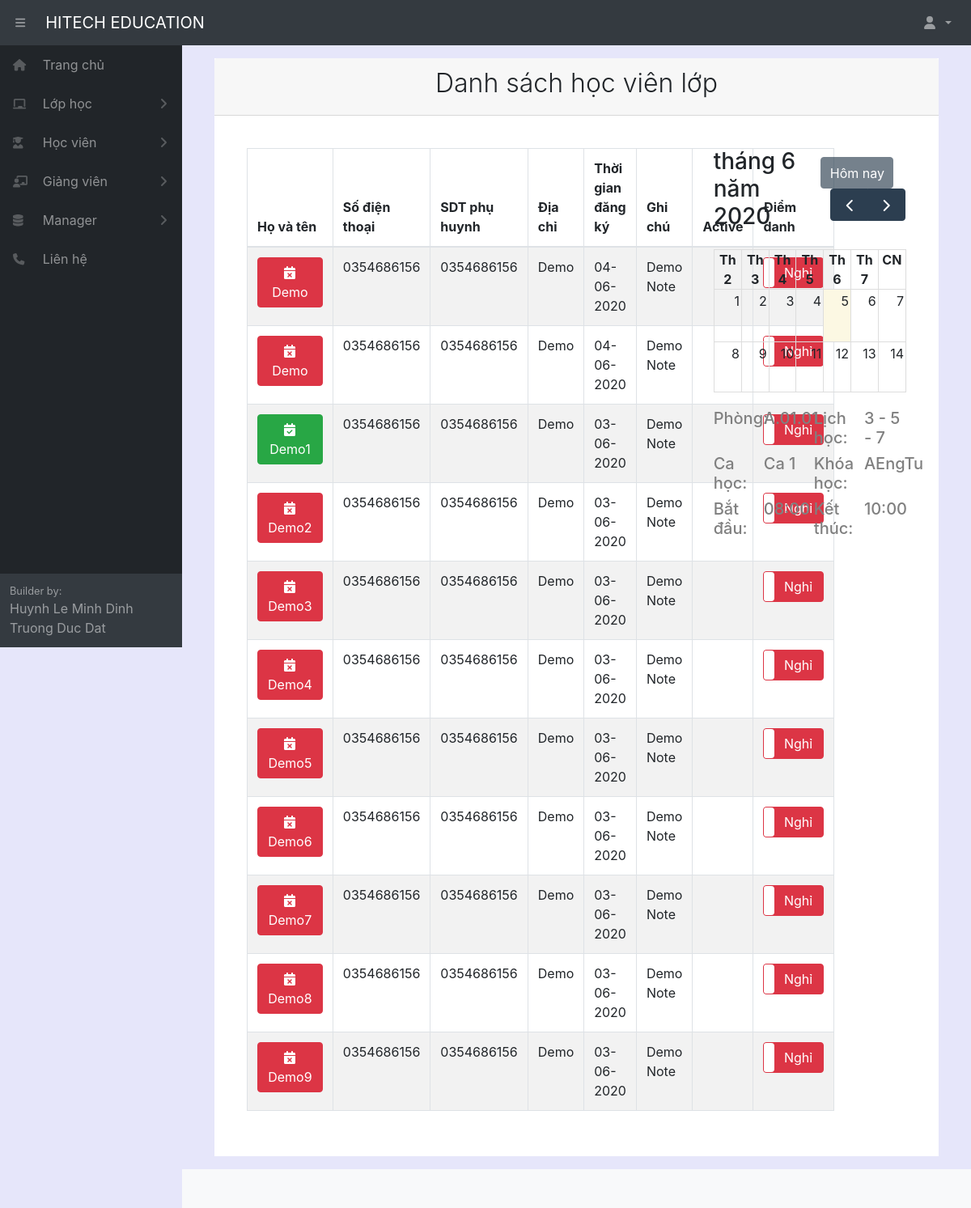
Page /classstudent/83/ (signed in) on the earlier database version.
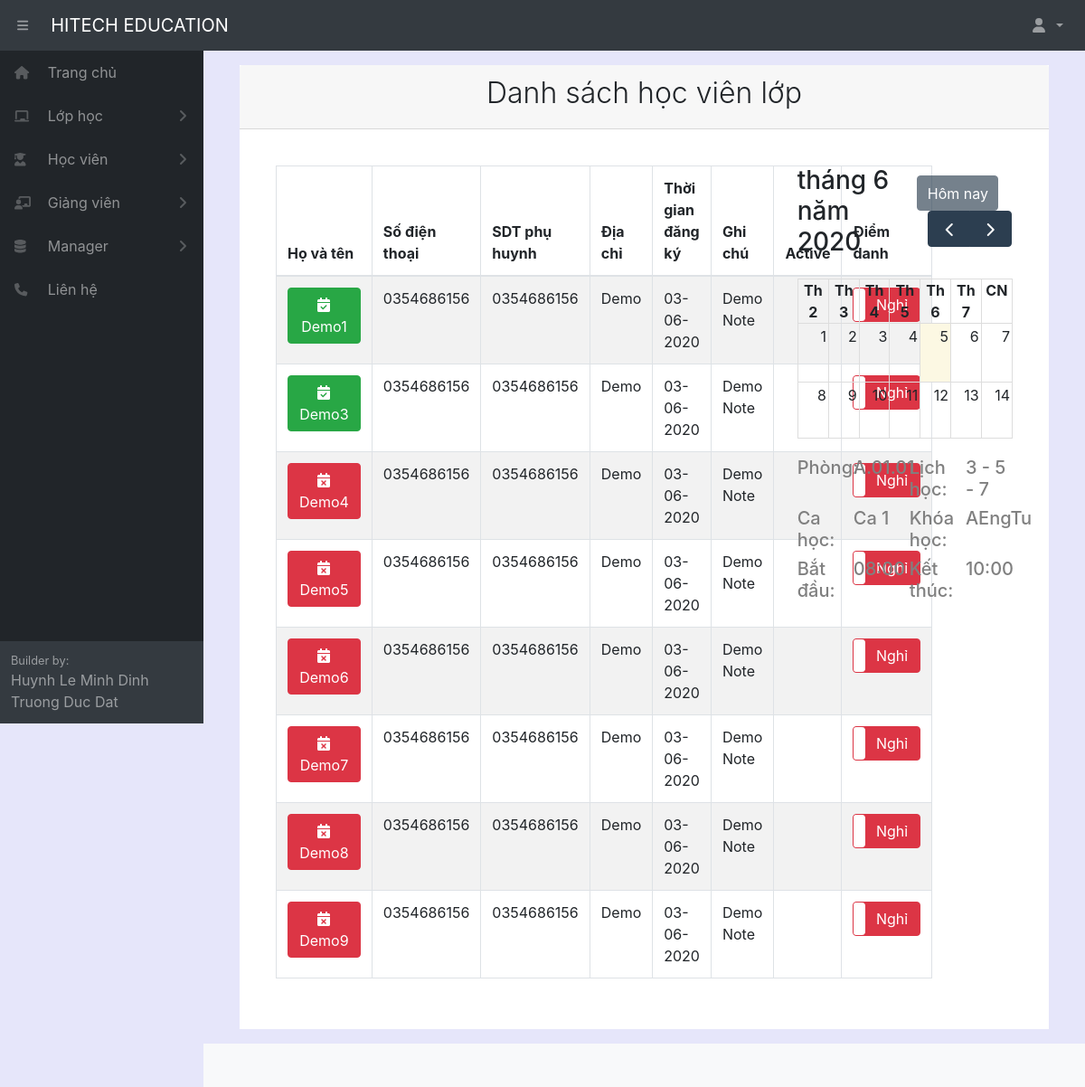
Same page on the later database version.
### home/models.py (models this page shows, shortened)
class Student(models.Model):
    fullname = models.CharField(max_length=100, verbose_name="Tên học sinh")
    gender = models.ForeignKey(Gender, null= True, on_delete=models.SET_NULL)
    birthday = models.DateField(verbose_name="Ngày sinh")
    identity_card = models.CharField(max_length=100, null = True, blank=True, verbose_name="CMND")
    phonenumber = models.CharField(max_length=100, null = True, blank=True, verbose_name="SDT")
    phonenumber_family = models.CharField(max_length=100, null = True, blank=True, verbose_name="SDT phụ huynh")
    email = models.CharField(max_length=100, null = True, blank=True, verbose_name="Email")
    adress = models.CharField(max_length=300, null = True, blank=True, verbose_name="Địa chỉ")
    classname = models.ForeignKey(Classname, null= True, on_delete=models.SET_NULL)
    fee = models.IntegerField(default=0, verbose_name="Học phí")
    fee_remain = models.IntegerField(default=0, verbose_name="Học phí còn lại")
    create_date = models.DateField(auto_now_add=True, verbose_name="Ngày đăng ký học")
    havedetailschedule = active = models.BooleanField(default=False, verbose_name="Thời khóa biểu cá nhân")
    note = models.CharField(max_length=300, null = True, blank=True, verbose_name="Ghi chú")
    active = models.BooleanField(default=True, verbose_name="Trạng thái")
    class Meta:
        ordering =["fullname"]
        verbose_name_plural = "Học sinh"

### home/decorators.py (the view)
        def wrapper_func(request, *args, **kwargs):
            group = None
            if request.user.groups.exists():
                group = request.user.groups.all()[0].name
            if group in allowed_roles:
                return view_func(request, *args, **kwargs)
            else:
                return redirect('errorrole')

### home/models.py (called while the page is built)
    def __str__(self):
        return  self.fullname

    def __str__(self):
        return  self.fullname

    def __str__(self):
        return  self.name

    def __str__(self):
        return  self.fullname

### home/views.py (called while the page is built)
@login_required(login_url='login')
@allowed_users(allowed_roles=['admin','manager','staff'])
def detailClassStudent(request,pk):
    pk = pk
    classname = Classname.objects.get(pk=pk)
    liststudentinclass = Student.objects.all()
    timeshift = TimeShift.objects.get(pk=classname.timeshift_id)
    print(timeshift.timestart)
    schedule = Schedule.objects.all()
    context={'timeshift':timeshift,'liststudentinclass':liststudentinclass,'pk':pk, 'classname':classname, 'schedule':schedule}
    return render(request,'class/detailClassStudent.html',context)

### home/templates/class/detailClassStudent.html (shortened to what the changed rows need)
{% extends "pages/base.html" %}
{% block content %}
{% load static %}
<div class="card-header">
    <h2 class="text-center font-weight-light">Danh sách học viên lớp </h2>
</div>
<div class="card-body">
    <div class="form-row">
        <div class="col-md-8">
            <div class="card-body">
                <table id="example" class="table table-striped table-bordered" style="width:100%">
                    <thead>
                        <tr>
                            <th style="width: 15%;">Họ và tên</th>
                            <th style="width: 11%;">Số điện thoại</th>
                            <th style="width: 11%;">SDT phụ huynh</th>
                            <th style="width: 23%;">Địa chỉ</th>
                            <th style="width: 12%;">Thời gian đăng ký</th>
                            <th style="width: 13%;">Ghi chú</th>
                            <th style="width: 5%;">Active</th>
                            <th style="width: 10%;">Điểm danh</th>
                        </tr>
                    </thead>
                    <tbody>
                        {% for i in liststudentinclass %}
                        {% if pk == i.classname_id %}
                        <tr>
                            <td>
                                {% if i.havedetailschedule %}
                                <a href="/student/{{ i.pk }}" style="width: 100%; color: white;" class="btn btn-success"><i
                                        class="fas fa-calendar-check" style="color: white;"></i> {{ i.fullname }}</a>
                                {% else %}
                                <a onclick="warningcreateschedule()" style="width: 100%; color: white;" class="btn btn-danger"><i
                                        class="fas fa-calendar-times" style="color: white;"></i> {{ i.fullname }}</a>
                                {%endif%}
                            </td>
                            <td>{{ i.phonenumber }}</td>
                            <td>{{ i.phonenumber_family }}</td>
                            <td>{{ i.adress }}</td>
                            <td>{{ i.create_date|date:"d-m-Y" }}</td>
                            <td>{{ i.note }}</td>
                            <td style="text-align: center;">
                            </td>
                            <td>
                            </td>
                        </tr>
                        {% endif %}
                        {% endfor %}
                    </tbody>
                </table>
            </div>
        </div>
    </div>
</div>
{% endblock content %}

Differences in the rows shown:
no longer on this page (row edited): Student: fullname "Demo", phonenumber "0354686156", phonenumber_family "0354686156", adress "Demo", create_date "04-06-2020", note "Demo Note"
no longer on this page (row edited): Student: fullname "Demo", phonenumber "0354686156", phonenumber_family "0354686156", adress "Demo", create_date "04-06-2020", note "Demo Note"
no longer on this page (row edited): Student: fullname "Demo2", phonenumber "0354686156", phonenumber_family "0354686156", adress "Demo", create_date "03-06-2020", note "Demo Note"
changed Student "Demo3": havedetailschedule False → True (drawn)
